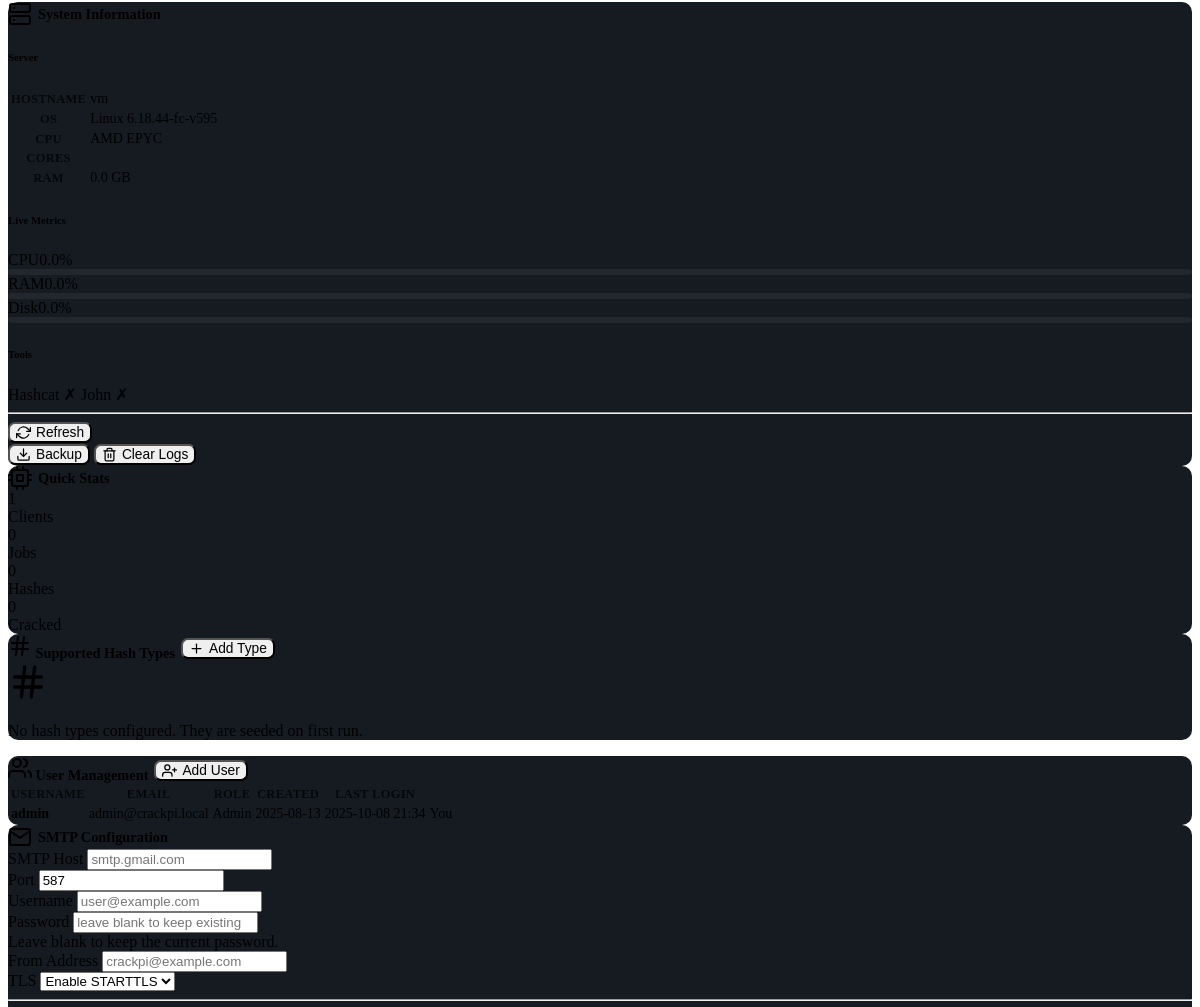
Page /settings/ (signed in, middle part) on the earlier database version.
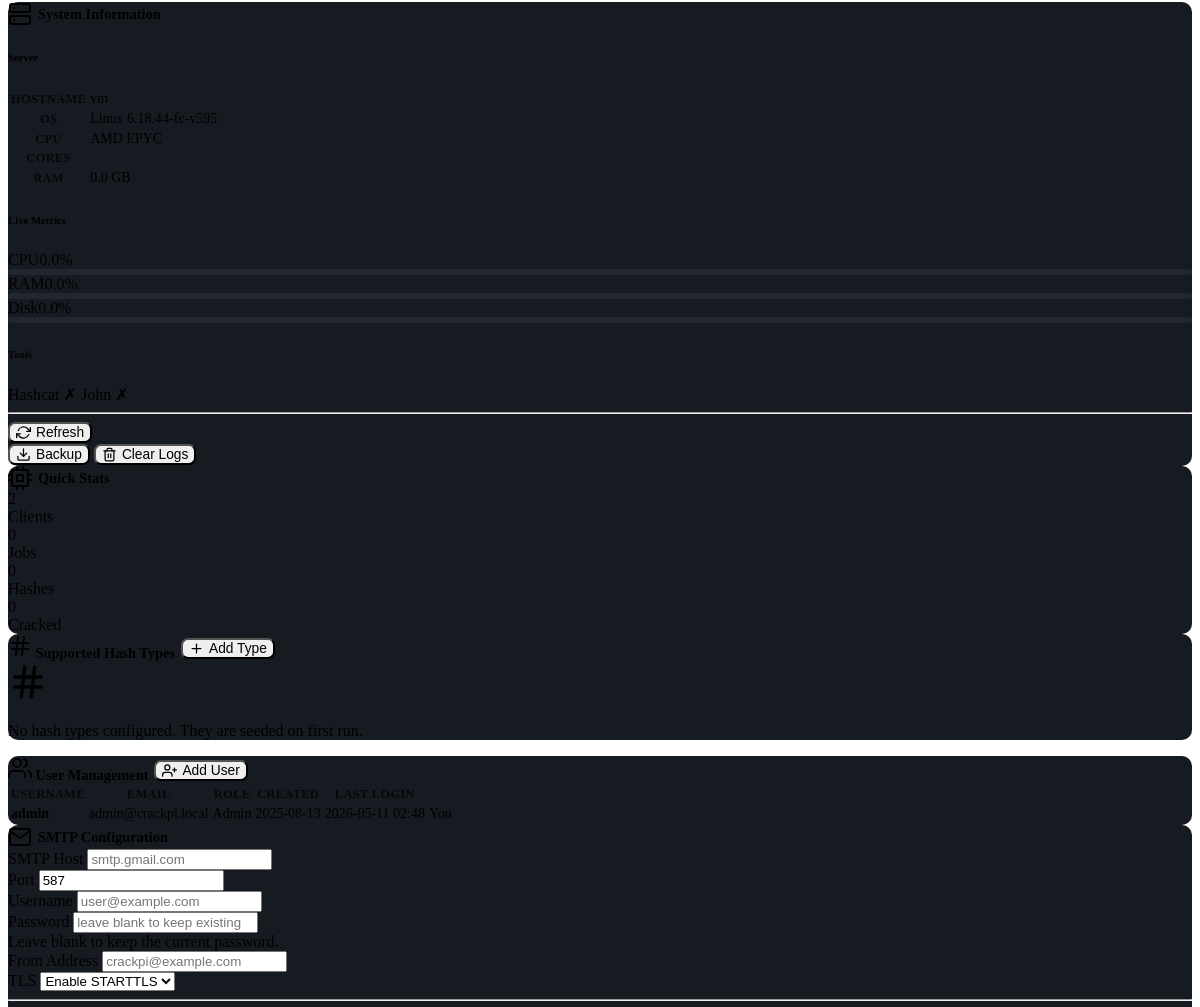
Same page on the later database version.
### models.py (models this page shows)
class User(UserMixin, db.Model):
    id = db.Column(db.Integer, primary_key=True)
    username = db.Column(db.String(64), unique=True, nullable=False)
    email = db.Column(db.String(120), unique=True, nullable=False)
    password_hash = db.Column(db.String(256), nullable=False)
    is_admin = db.Column(db.Boolean, default=False)
    created_at = db.Column(db.DateTime, default=datetime.utcnow)
    last_login = db.Column(db.DateTime)

### routes/settings.py (the view)
@settings_bp.route('/')
@login_required
def index():
    users = []
    if current_user.is_admin:
        users = User.query.order_by(User.created_at.desc()).all()
    settings = {}
    for s in Settings.query.all():
        settings[s.key] = s.value
    hash_types = HashType.query.all()
    smtp = {
        'host': get_setting('smtp_host'),
        'port': get_setting('smtp_port', '587'),
        'username': get_setting('smtp_username'),
        'from': get_setting('smtp_from'),
        'tls': get_setting('smtp_tls', 'true'),
        'notify_job_complete': get_setting('notify_job_complete', 'true'),
        'notify_job_failed': get_setting('notify_job_failed', 'true'),
        'notify_client_offline': get_setting('notify_client_offline', 'false'),
        'notify_client_online': get_setting('notify_client_online', 'false'),
        'notify_email': get_setting('notify_email'),
    }
    return render_template('settings.html',
                           users=users,
                           settings=settings,
                           hash_types=hash_types,
                           available_hash_types=Config.HASH_TYPES,
                           smtp=smtp)

### routes/terminal.py (called while the page is built)
@terminal_bp.before_app_request
def cleanup_old_sessions():
    current_time = time.time()
    timeout = 3600  # 1 hour timeout
    for session_id in list(terminal_sessions.keys()):
        session_data = terminal_sessions[session_id]
        if current_time - session_data['last_activity'] > timeout:
            del terminal_sessions[session_id]
            logger.info(f"Cleaned up expired session: {session_id}")
    for command_id in list(command_responses.keys()):
        response = command_responses[command_id]
        if current_time - response['timestamp'] > timeout:
            del command_responses[command_id]

### templates/settings.html (shortened to what the changed rows need)
{% extends "base.html" %}
{% block content %}
<div class="tab-content">
    <div class="tab-pane fade show active" id="tab-system">
        <div class="row g-4">
            <div class="col-lg-6">
                <div class="card">
                    <div class="card-header">
                        <i data-feather="cpu"></i> Quick Stats
                    </div>
                    <div class="card-body" id="quickStats">
                    </div>
                </div>
            </div>
        </div>
    </div>
    {% if current_user.is_admin %}
    <div class="tab-pane fade" id="tab-users">
        <div class="card">
            <div class="card-body p-0">
                {% if users %}
                <div class="table-responsive">
                    <table class="table table-striped mb-0">
                        <thead>
                            <tr>
                                <th>Username</th>
                                <th>Email</th>
                                <th>Role</th>
                                <th>Created</th>
                                <th>Last Login</th>
                                <th></th>
                            </tr>
                        </thead>
                        <tbody>
                            {% for u in users %}
                            <tr>
                                <td><strong>{{ u.username }}</strong></td>
                                <td>{{ u.email }}</td>
                                <td>
                                    {% if u.is_admin %}
                                        <span class="badge bg-danger">Admin</span>
                                    {% else %}
                                        <span class="badge bg-secondary">User</span>
                                    {% endif %}
                                </td>
                                <td>{{ u.created_at.strftime('%Y-%m-%d') if u.created_at else '—' }}</td>
                                <td>{{ u.last_login.strftime('%Y-%m-%d %H:%M') if u.last_login else 'Never' }}</td>
                                <td>
                                    {% if u.id != current_user.id %}
                                    <button class="btn btn-outline-danger btn-sm py-0"
                                            onclick="deleteUser({{ u.id }}, '{{ u.username }}')">
                                        <i data-feather="trash-2"></i> Delete
                                    </button>
                                    {% else %}
                                    <span class="text-muted small">You</span>
                                    {% endif %}
                                </td>
                            </tr>
                            {% endfor %}
                        </tbody>
                    </table>
                </div>
                {% else %}
                <div class="text-center py-5 text-muted">
                    <i data-feather="users" width="40" height="40"></i>
                    <p class="mt-2">No users found</p>
                </div>
                {% endif %}
            </div>
        </div>
    </div>
    {% endif %}
</div>
{% endblock %}

Differences in the rows shown:
changed User "admin": last_login "2025-10-08 21:34" → "2026-05-11 02:48"
Other differences:
text written by a page script: "1 Clients 0 Jobs 0 Hashes 0" → "2 Clients 0 Jobs 0 Hashes 0"
